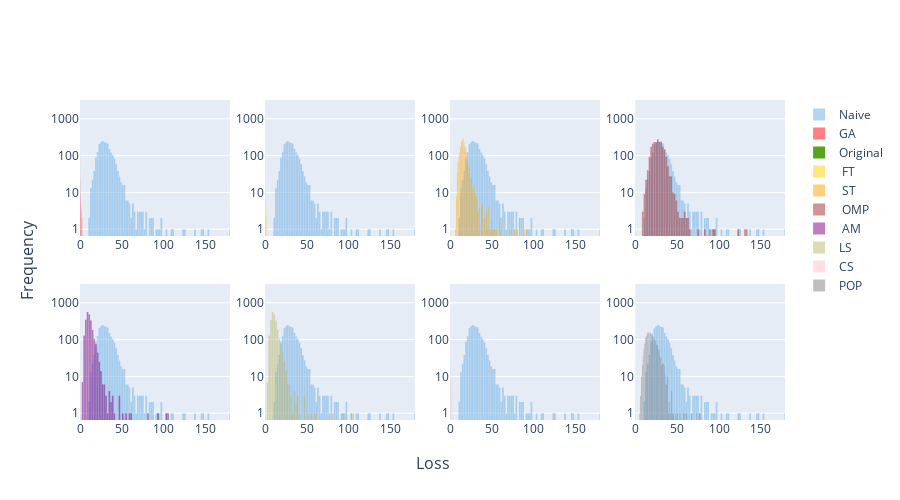

The cell this chart's notebook holds for it:
### Code cell
fig = make_subplots(rows=2, cols=4,horizontal_spacing=0.05,x_title='Loss', y_title='Frequency')

fig.add_trace(go.Histogram(
    x=df_forget_niave['0'].to_numpy(),
    name='Naive',
    nbinsx= 100,
    opacity=0.5,
    marker=dict(color='#68ACE5')
),row =1,col =1)


fig.add_trace(go.Histogram(
    x=df_forget_ga['0'].to_numpy(),
    name='GA',
    nbinsx= 100,
    opacity=0.5,
    marker=dict(color='red')
),row =1,col =1)

fig.add_trace(go.Histogram(
    x=df_forget_og['0'].to_numpy(),
    name='Original',
    nbinsx= 100,
    opacity=1,
    marker=dict(color='#55A51C')
),row =1,col =1)

plot_historgram_plotly(fig,df_forget_niave,df_forget_ft,df_forget_og,' FT','#FFD100',1,2)
plot_historgram_plotly(fig,df_forget_niave,df_forget_ST,df_forget_og,' ST','orange',1,3)
plot_historgram_plotly(fig,df_forget_niave,df_forget_OMP,df_forget_og,' OMP','brown',1,4)
plot_historgram_plotly(fig,df_forget_niave,df_forget_AM,df_forget_og,' AM','purple',2,1)
plot_historgram_plotly(fig,df_forget_niave,df_forget_LS,df_forget_og,'LS','DarkKhaki',2,2)
plot_historgram_plotly(fig,df_forget_niave,df_forget_CS,df_forget_og,'CS','pink',2,3)
plot_historgram_plotly(fig,df_forget_niave,df_forget_POP,df_forget_og,'POP','grey',2,4)

fig.update_layout(
    barmode='overlay',
    bargap=0.00001, 
    width=900, 
    height=500, 
)
fig.update_xaxes(range=[0, np.max(df_forget_niave['0'].to_numpy())])
fig.update_yaxes(type="log")
fig.update_yaxes(
    tickvals=[10**i for i in range(10)],
)
fig.write_image(class_img)
fig.show()

### Figure 1 — Plotly figure (JSON) as saved in the notebook; plotly's stock layout.template omitted (floating-point values rounded to 4 significant figures; data arrays with more than 128 entries replaced by an {"elided": "..."} marker saying what was removed)
{"data": [{"marker": {"color": "#68ACE5"}, "name": "Naive", "nbinsx": 100, "opacity": 0.5, "type": "histogram", "x": {"elided": "2338 float values"}, "xaxis": "x", "yaxis": "y"}, {"marker": {"color": "red"}, "name": "GA", "nbinsx": 100, "opacity": 0.5, "type": "histogram", "x": {"elided": "2300 float values"}, "xaxis": "x", "yaxis": "y"}, {"marker": {"color": "#55A51C"}, "name": "Original", "nbinsx": 100, "opacity": 1, "type": "histogram", "x": {"elided": "2353 float values"}, "xaxis": "x", "yaxis": "y"}, {"marker": {"color": "#68ACE5"}, "name": "Naive", "nbinsx": 100, "opacity": 0.5, "showlegend": false, "type": "histogram", "x": {"elided": "2338 float values"}, "xaxis": "x2", "yaxis": "y2"}, {"marker": {"color": "#FFD100"}, "name": " FT", "nbinsx": 100, "opacity": 0.5, "type": "histogram", "x": {"elided": "2304 float values"}, "xaxis": "x2", "yaxis": "y2"}, {"marker": {"color": "#55A51C"}, "name": "Original", "nbinsx": 100, "opacity": 1, "showlegend": false, "type": "histogram", "x": {"elided": "2353 float values"}, "xaxis": "x2", "yaxis": "y2"}, {"marker": {"color": "#68ACE5"}, "name": "Naive", "nbinsx": 100, "opacity": 0.5, "showlegend": false, "type": "histogram", "x": {"elided": "2338 float values"}, "xaxis": "x3", "yaxis": "y3"}, {"marker": {"color": "orange"}, "name": " ST", "nbinsx": 100, "opacity": 0.5, "type": "histogram", "x": {"elided": "2340 float values"}, "xaxis": "x3", "yaxis": "y3"}, {"marker": {"color": "#55A51C"}, "name": "Original", "nbinsx": 100, "opacity": 1, "showlegend": false, "type": "histogram", "x": {"elided": "2353 float values"}, "xaxis": "x3", "yaxis": "y3"}, {"marker": {"color": "#68ACE5"}, "name": "Naive", "nbinsx": 100, "opacity": 0.5, "showlegend": false, "type": "histogram", "x": {"elided": "2338 float values"}, "xaxis": "x4", "yaxis": "y4"}, {"marker": {"color": "brown"}, "name": " OMP", "nbinsx": 100, "opacity": 0.5, "type": "histogram", "x": {"elided": "2341 float values"}, "xaxis": "x4", "yaxis": "y4"}, {"marker": {"color": "#55A51C"}, "name": "Original", "nbinsx": 100, "opacity": 1, "showlegend": false, "type": "histogram", "x": {"elided": "2353 float values"}, "xaxis": "x4", "yaxis": "y4"}, {"marker": {"color": "#68ACE5"}, "name": "Naive", "nbinsx": 100, "opacity": 0.5, "showlegend": false, "type": "histogram", "x": {"elided": "2338 float values"}, "xaxis": "x5", "yaxis": "y5"}, {"marker": {"color": "purple"}, "name": " AM", "nbinsx": 100, "opacity": 0.5, "type": "histogram", "x": {"elided": "2340 float values"}, "xaxis": "x5", "yaxis": "y5"}, {"marker": {"color": "#55A51C"}, "name": "Original", "nbinsx": 100, "opacity": 1, "showlegend": false, "type": "histogram", "x": {"elided": "2353 float values"}, "xaxis": "x5", "yaxis": "y5"}, {"marker": {"color": "#68ACE5"}, "name": "Naive", "nbinsx": 100, "opacity": 0.5, "showlegend": false, "type": "histogram", "x": {"elided": "2338 float values"}, "xaxis": "x6", "yaxis": "y6"}, {"marker": {"color": "DarkKhaki"}, "name": "LS", "nbinsx": 100, "opacity": 0.5, "type": "histogram", "x": {"elided": "2340 float values"}, "xaxis": "x6", "yaxis": "y6"}, {"marker": {"color": "#55A51C"}, "name": "Original", "nbinsx": 100, "opacity": 1, "showlegend": false, "type": "histogram", "x": {"elided": "2353 float values"}, "xaxis": "x6", "yaxis": "y6"}, {"marker": {"color": "#68ACE5"}, "name": "Naive", "nbinsx": 100, "opacity": 0.5, "showlegend": false, "type": "histogram", "x": {"elided": "2338 float values"}, "xaxis": "x7", "yaxis": "y7"}, {"marker": {"color": "pink"}, "name": "CS", "nbinsx": 100, "opacity": 0.5, "type": "histogram", "x": {"elided": "2301 float values"}, "xaxis": "x7", "yaxis": "y7"}, {"marker": {"color": "#55A51C"}, "name": "Original", "nbinsx": 100, "opacity": 1, "showlegend": false, "type": "histogram", "x": {"elided": "2353 float values"}, "xaxis": "x7", "yaxis": "y7"}, {"marker": {"color": "#68ACE5"}, "name": "Naive", "nbinsx": 100, "opacity": 0.5, "showlegend": false, "type": "histogram", "x": {"elided": "2338 float values"}, "xaxis": "x8", "yaxis": "y8"}, {"marker": {"color": "grey"}, "name": "POP", "nbinsx": 100, "opacity": 0.5, "type": "histogram", "x": {"elided": "2339 float values"}, "xaxis": "x8", "yaxis": "y8"}, {"marker": {"color": "#55A51C"}, "name": "Original", "nbinsx": 100, "opacity": 1, "showlegend": false, "type": "histogram", "x": {"elided": "2353 float values"}, "xaxis": "x8", "yaxis": "y8"}], "layout": {"annotations": [{"font": {"size": 16}, "showarrow": false, "text": "Loss", "x": 0.5, "xanchor": "center", "xref": "paper", "y": 0, "yanchor": "top", "yref": "paper", "yshift": -30}, {"font": {"size": 16}, "showarrow": false, "text": "Frequency", "textangle": -90, "x": 0, "xanchor": "right", "xref": "paper", "xshift": -40, "y": 0.5, "yanchor": "middle", "yref": "paper"}], "bargap": 1e-05, "barmode": "overlay", "height": 500, "width": 900, "xaxis": {"anchor": "y", "domain": [0, 0.2125], "range": [0, 178.6]}, "xaxis2": {"anchor": "y2", "domain": [0.2625, 0.475], "range": [0, 178.6]}, "xaxis3": {"anchor": "y3", "domain": [0.525, 0.7375], "range": [0, 178.6]}, "xaxis4": {"anchor": "y4", "domain": [0.7875, 1], "range": [0, 178.6]}, "xaxis5": {"anchor": "y5", "domain": [0, 0.2125], "range": [0, 178.6]}, "xaxis6": {"anchor": "y6", "domain": [0.2625, 0.475], "range": [0, 178.6]}, "xaxis7": {"anchor": "y7", "domain": [0.525, 0.7375], "range": [0, 178.6]}, "xaxis8": {"anchor": "y8", "domain": [0.7875, 1], "range": [0, 178.6]}, "yaxis": {"anchor": "x", "domain": [0.575, 1], "tickvals": [1, 10, 100, 1000, 10000, 100000, 1000000, 10000000, 100000000, 1000000000], "type": "log"}, "yaxis2": {"anchor": "x2", "domain": [0.575, 1], "tickvals": [1, 10, 100, 1000, 10000, 100000, 1000000, 10000000, 100000000, 1000000000], "type": "log"}, "yaxis3": {"anchor": "x3", "domain": [0.575, 1], "tickvals": [1, 10, 100, 1000, 10000, 100000, 1000000, 10000000, 100000000, 1000000000], "type": "log"}, "yaxis4": {"anchor": "x4", "domain": [0.575, 1], "tickvals": [1, 10, 100, 1000, 10000, 100000, 1000000, 10000000, 100000000, 1000000000], "type": "log"}, "yaxis5": {"anchor": "x5", "domain": [0, 0.425], "tickvals": [1, 10, 100, 1000, 10000, 100000, 1000000, 10000000, 100000000, 1000000000], "type": "log"}, "yaxis6": {"anchor": "x6", "domain": [0, 0.425], "tickvals": [1, 10, 100, 1000, 10000, 100000, 1000000, 10000000, 100000000, 1000000000], "type": "log"}, "yaxis7": {"anchor": "x7", "domain": [0, 0.425], "tickvals": [1, 10, 100, 1000, 10000, 100000, 1000000, 10000000, 100000000, 1000000000], "type": "log"}, "yaxis8": {"anchor": "x8", "domain": [0, 0.425], "tickvals": [1, 10, 100, 1000, 10000, 100000, 1000000, 10000000, 100000000, 1000000000], "type": "log"}}}
